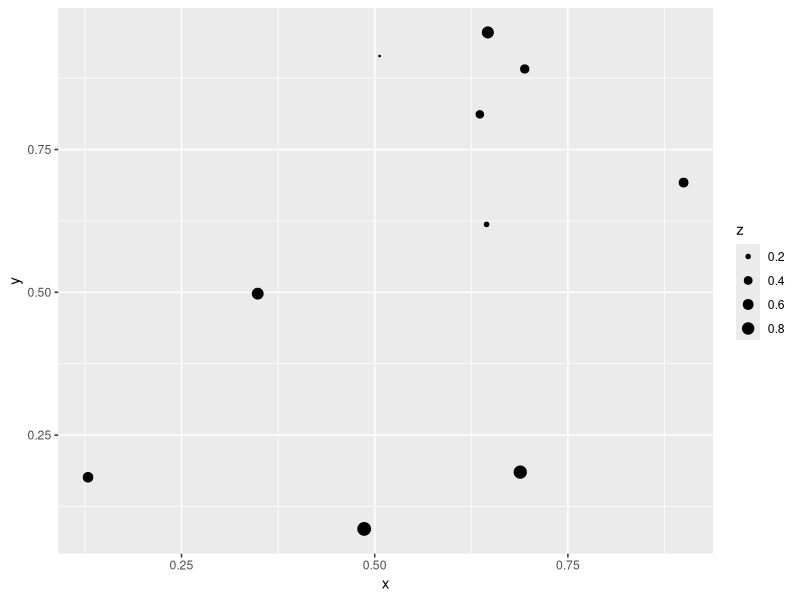
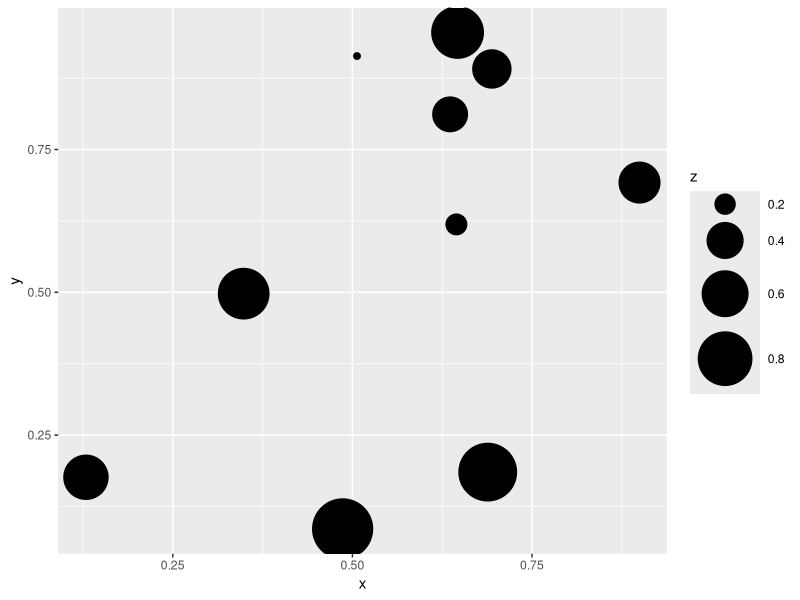

These charts were generated, in order, by the following R code:

# See also:
# https://stackoverflow.com/questions/20251119/increase-the-size-of-variable-size-points-in-ggplot2-scatter-plot

library(ggplot2)

my_df = data.frame(
        x=runif(10),
        y=runif(10),
        z=runif(10))

ggplot(my_df
        )+
    geom_point(aes(x=x,y=y,size=z))+
     scale_size_continuous(range = c(.25, 4))

ggplot(my_df
        )+
    geom_point(aes(x=x,y=y,size=z))+
     scale_size_continuous(range = c(2, 20))